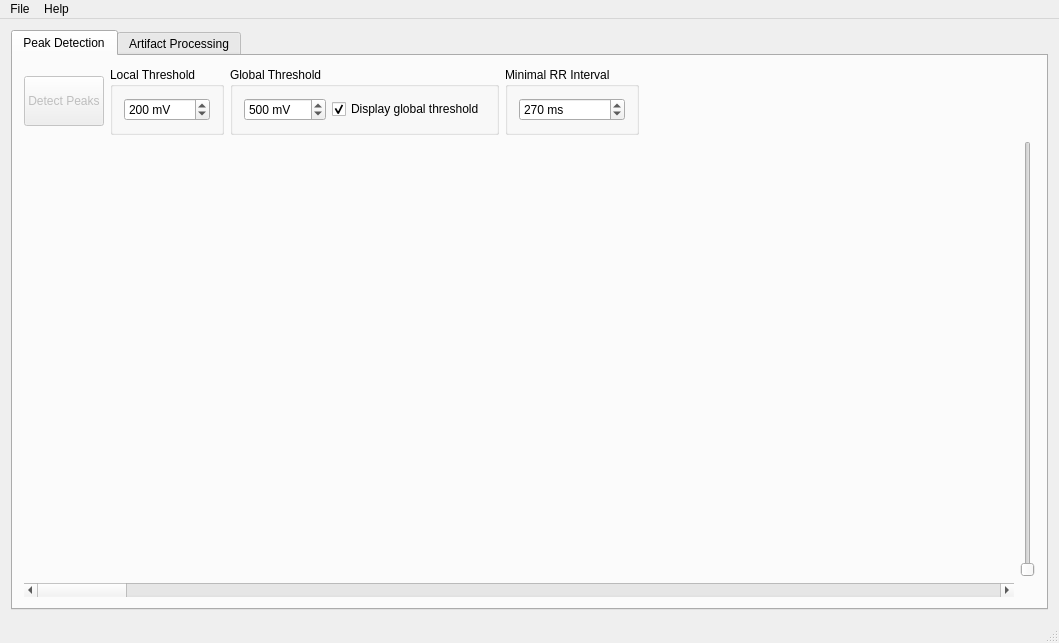
<?xml version="1.0" encoding="UTF-8"?>
<ui version="4.0">
 <class>MainWindow</class>
 <widget class="QMainWindow" name="MainWindow">
  <property name="geometry">
   <rect>
    <x>0</x>
    <y>0</y>
    <width>1059</width>
    <height>643</height>
   </rect>
  </property>
  <property name="windowTitle">
   <string>PeakMan</string>
  </property>
  <property name="windowIcon">
   <iconset resource="images.qrc">
    <normaloff>:/icons/resources/logo16.png</normaloff>:/icons/resources/logo16.png</iconset>
  </property>
  <widget class="QWidget" name="centralWidget">
   <layout class="QVBoxLayout" name="verticalLayout_3">
    <item>
     <widget class="QTabWidget" name="tabWidget">
      <property name="sizePolicy">
       <sizepolicy hsizetype="Expanding" vsizetype="Expanding">
        <horstretch>0</horstretch>
        <verstretch>0</verstretch>
       </sizepolicy>
      </property>
      <property name="autoFillBackground">
       <bool>false</bool>
      </property>
      <property name="styleSheet">
       <string notr="true"/>
      </property>
      <property name="currentIndex">
       <number>0</number>
      </property>
      <widget class="QWidget" name="tab_peakdet">
       <attribute name="title">
        <string>Peak Detection</string>
       </attribute>
       <layout class="QVBoxLayout" name="verticalLayout">
        <item>
         <layout class="QHBoxLayout" name="horizontalLayout">
          <item>
           <widget class="QPushButton" name="detectPeaksButton">
            <property name="enabled">
             <bool>false</bool>
            </property>
            <property name="minimumSize">
             <size>
              <width>80</width>
              <height>50</height>
             </size>
            </property>
            <property name="maximumSize">
             <size>
              <width>100</width>
              <height>16777215</height>
             </size>
            </property>
            <property name="text">
             <string>Detect Peaks</string>
            </property>
           </widget>
          </item>
          <item>
           <widget class="QGroupBox" name="localThresholdGroupBox">
            <property name="sizePolicy">
             <sizepolicy hsizetype="Fixed" vsizetype="Preferred">
              <horstretch>0</horstretch>
              <verstretch>0</verstretch>
             </sizepolicy>
            </property>
            <property name="minimumSize">
             <size>
              <width>93</width>
              <height>0</height>
             </size>
            </property>
            <property name="title">
             <string>Local Threshold</string>
            </property>
            <layout class="QHBoxLayout" name="horizontalLayout_6">
             <item>
              <widget class="QSpinBox" name="localThresholdSpinBox">
               <property name="suffix">
                <string> mV</string>
               </property>
               <property name="maximum">
                <number>65536</number>
               </property>
               <property name="singleStep">
                <number>10</number>
               </property>
               <property name="value">
                <number>200</number>
               </property>
              </widget>
             </item>
            </layout>
           </widget>
          </item>
          <item>
           <widget class="QGroupBox" name="globalThresholdGroupBox">
            <property name="sizePolicy">
             <sizepolicy hsizetype="Fixed" vsizetype="Preferred">
              <horstretch>0</horstretch>
              <verstretch>0</verstretch>
             </sizepolicy>
            </property>
            <property name="minimumSize">
             <size>
              <width>230</width>
              <height>50</height>
             </size>
            </property>
            <property name="title">
             <string>Global Threshold</string>
            </property>
            <layout class="QHBoxLayout" name="horizontalLayout_5">
             <item>
              <widget class="QSpinBox" name="globalThresholdSpinBox">
               <property name="suffix">
                <string> mV</string>
               </property>
               <property name="maximum">
                <number>65536</number>
               </property>
               <property name="singleStep">
                <number>10</number>
               </property>
               <property name="value">
                <number>500</number>
               </property>
              </widget>
             </item>
             <item>
              <widget class="QCheckBox" name="showGlobalThresholdCheckBox">
               <property name="text">
                <string>Display global threshold</string>
               </property>
               <property name="checked">
                <bool>true</bool>
               </property>
              </widget>
             </item>
            </layout>
           </widget>
          </item>
          <item>
           <widget class="QGroupBox" name="minRRIntervalGroupBox">
            <property name="sizePolicy">
             <sizepolicy hsizetype="Fixed" vsizetype="Preferred">
              <horstretch>0</horstretch>
              <verstretch>0</verstretch>
             </sizepolicy>
            </property>
            <property name="minimumSize">
             <size>
              <width>115</width>
              <height>50</height>
             </size>
            </property>
            <property name="title">
             <string>Minimal RR Interval</string>
            </property>
            <layout class="QHBoxLayout" name="horizontalLayout_7">
             <item>
              <widget class="QSpinBox" name="minRRIntervallSpinBox">
               <property name="suffix">
                <string> ms</string>
               </property>
               <property name="maximum">
                <number>65536</number>
               </property>
               <property name="value">
                <number>270</number>
               </property>
              </widget>
             </item>
            </layout>
           </widget>
          </item>
          <item>
           <spacer name="horizontalSpacer_2">
            <property name="orientation">
             <enum>Qt::Horizontal</enum>
            </property>
            <property name="sizeHint" stdset="0">
             <size>
              <width>368</width>
              <height>20</height>
             </size>
            </property>
           </spacer>
          </item>
         </layout>
        </item>
        <item>
         <layout class="QGridLayout" name="gridLayout">
          <item row="1" column="0">
           <widget class="QScrollBar" name="horizontalScrollBar">
            <property name="orientation">
             <enum>Qt::Horizontal</enum>
            </property>
           </widget>
          </item>
          <item row="0" column="0">
           <widget class="ECGPlot" name="ecgPlot" native="true">
            <property name="sizePolicy">
             <sizepolicy hsizetype="Preferred" vsizetype="MinimumExpanding">
              <horstretch>0</horstretch>
              <verstretch>0</verstretch>
             </sizepolicy>
            </property>
            <property name="minimumSize">
             <size>
              <width>300</width>
              <height>300</height>
             </size>
            </property>
           </widget>
          </item>
          <item row="0" column="1">
           <widget class="QSlider" name="verticalSlider">
            <property name="orientation">
             <enum>Qt::Vertical</enum>
            </property>
           </widget>
          </item>
         </layout>
        </item>
       </layout>
      </widget>
      <widget class="QWidget" name="tab_artifact_processing">
       <attribute name="title">
        <string>Artifact Processing</string>
       </attribute>
       <layout class="QVBoxLayout" name="verticalLayout_4">
        <item>
         <layout class="QHBoxLayout" name="horizontalLayout_2">
          <item>
           <widget class="QPushButton" name="updateIbiButton">
            <property name="enabled">
             <bool>false</bool>
            </property>
            <property name="minimumSize">
             <size>
              <width>0</width>
              <height>50</height>
             </size>
            </property>
            <property name="text">
             <string>Update Interbeat
Intervals</string>
            </property>
            <property name="checkable">
             <bool>false</bool>
            </property>
           </widget>
          </item>
          <item>
           <widget class="QPushButton" name="jumpToSelectionButton">
            <property name="enabled">
             <bool>false</bool>
            </property>
            <property name="minimumSize">
             <size>
              <width>0</width>
              <height>50</height>
             </size>
            </property>
            <property name="text">
             <string>Jump to
Selection</string>
            </property>
           </widget>
          </item>
          <item>
           <widget class="QGroupBox" name="groupBox_2">
            <property name="minimumSize">
             <size>
              <width>0</width>
              <height>0</height>
             </size>
            </property>
            <property name="title">
             <string>Manual Processing</string>
            </property>
            <layout class="QHBoxLayout" name="horizontalLayout_3">
             <item>
              <widget class="QPushButton" name="artifactDetectionPushButton">
               <property name="enabled">
                <bool>false</bool>
               </property>
               <property name="minimumSize">
                <size>
                 <width>95</width>
                 <height>25</height>
                </size>
               </property>
               <property name="text">
                <string>Detect Artifacts</string>
               </property>
              </widget>
             </item>
             <item>
              <spacer name="horizontalSpacer_7">
               <property name="orientation">
                <enum>Qt::Horizontal</enum>
               </property>
               <property name="sizeType">
                <enum>QSizePolicy::Fixed</enum>
               </property>
               <property name="sizeHint" stdset="0">
                <size>
                 <width>10</width>
                 <height>20</height>
                </size>
               </property>
              </spacer>
             </item>
             <item>
              <widget class="QLabel" name="correctionMethodsLabel">
               <property name="text">
                <string>Correction Methods:</string>
               </property>
              </widget>
             </item>
             <item>
              <widget class="QPushButton" name="linearInterpolationButton">
               <property name="enabled">
                <bool>false</bool>
               </property>
               <property name="text">
                <string>Linear Interpolation</string>
               </property>
              </widget>
             </item>
             <item>
              <widget class="QPushButton" name="insertMissingPeaksButton">
               <property name="enabled">
                <bool>false</bool>
               </property>
               <property name="text">
                <string>Insert Missing Peaks</string>
               </property>
              </widget>
             </item>
            </layout>
           </widget>
          </item>
          <item>
           <spacer name="horizontalSpacer_3">
            <property name="orientation">
             <enum>Qt::Horizontal</enum>
            </property>
            <property name="sizeHint" stdset="0">
             <size>
              <width>40</width>
              <height>20</height>
             </size>
            </property>
           </spacer>
          </item>
         </layout>
        </item>
        <item>
         <layout class="QGridLayout" name="gridLayout_2">
          <item row="1" column="0">
           <widget class="QScrollBar" name="horizontalScrollBar_2">
            <property name="orientation">
             <enum>Qt::Horizontal</enum>
            </property>
           </widget>
          </item>
          <item row="0" column="1">
           <widget class="HistPlot" name="histPlot" native="true">
            <property name="sizePolicy">
             <sizepolicy hsizetype="Preferred" vsizetype="MinimumExpanding">
              <horstretch>0</horstretch>
              <verstretch>0</verstretch>
             </sizepolicy>
            </property>
           </widget>
          </item>
          <item row="0" column="0">
           <widget class="IBIPlot" name="ibiPlot" native="true">
            <property name="sizePolicy">
             <sizepolicy hsizetype="Preferred" vsizetype="MinimumExpanding">
              <horstretch>0</horstretch>
              <verstretch>0</verstretch>
             </sizepolicy>
            </property>
           </widget>
          </item>
         </layout>
        </item>
       </layout>
      </widget>
     </widget>
    </item>
   </layout>
  </widget>
  <widget class="QMenuBar" name="menuBar">
   <property name="geometry">
    <rect>
     <x>0</x>
     <y>0</y>
     <width>1059</width>
     <height>21</height>
    </rect>
   </property>
   <widget class="QMenu" name="menuFile">
    <property name="title">
     <string>File</string>
    </property>
    <addaction name="menuOpenFile"/>
    <addaction name="menuCloseCurrentFile"/>
    <addaction name="separator"/>
    <addaction name="menuSavePeakPositions"/>
    <addaction name="menuSaveInterbeatIntervals"/>
    <addaction name="separator"/>
    <addaction name="menuQuit"/>
   </widget>
   <widget class="QMenu" name="menuHilfe">
    <property name="title">
     <string>Help</string>
    </property>
    <addaction name="menuInstructions"/>
    <addaction name="menuAboutPeakMan"/>
   </widget>
   <addaction name="menuFile"/>
   <addaction name="menuHilfe"/>
  </widget>
  <widget class="QStatusBar" name="statusBar"/>
  <action name="menuAboutPeakMan">
   <property name="text">
    <string>About PeakMan</string>
   </property>
  </action>
  <action name="menuQuit">
   <property name="text">
    <string>Quit</string>
   </property>
  </action>
  <action name="menuInstructions">
   <property name="text">
    <string>Instructions</string>
   </property>
  </action>
  <action name="menuCloseCurrentFile">
   <property name="enabled">
    <bool>false</bool>
   </property>
   <property name="text">
    <string>Close current file</string>
   </property>
  </action>
  <action name="menuResetView">
   <property name="text">
    <string>Reset View</string>
   </property>
  </action>
  <action name="menuOpenFile">
   <property name="text">
    <string>Open File</string>
   </property>
  </action>
  <action name="menuSavePeakPositions">
   <property name="enabled">
    <bool>false</bool>
   </property>
   <property name="text">
    <string>Save Peak Positions</string>
   </property>
  </action>
  <action name="menuSaveInterbeatIntervals">
   <property name="enabled">
    <bool>false</bool>
   </property>
   <property name="text">
    <string>Save Interbeat Intervals</string>
   </property>
  </action>
 </widget>
 <layoutdefault spacing="6" margin="11"/>
 <customwidgets>
  <customwidget>
   <class>ECGPlot</class>
   <extends>QWidget</extends>
   <header>ecgplot.h</header>
   <container>1</container>
  </customwidget>
  <customwidget>
   <class>IBIPlot</class>
   <extends>QWidget</extends>
   <header>ibiplot.h</header>
   <container>1</container>
  </customwidget>
  <customwidget>
   <class>HistPlot</class>
   <extends>QWidget</extends>
   <header>histplot.h</header>
   <container>1</container>
  </customwidget>
 </customwidgets>
 <resources>
  <include location="images.qrc"/>
 </resources>
 <connections/>
</ui>
